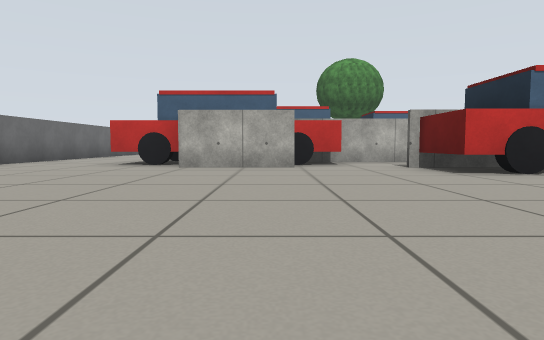
view 1 (above)

18 first-person views from a walk through a Gazebo world. The camera is 0.39 m above the floor, tilts 4° down and sees 75° across. Floor lines are 1 m apart. The floor is counted in squares, 1 m on a side. Each view is taken from the middle of a square. On the plan, view 1 faces up. The plan holds only what a view shows up to about 9 squares ahead; the rest is blank. Simple shapes stand in for some stock models. Surface patterns are stand-ins for the level's own textures.

view 2
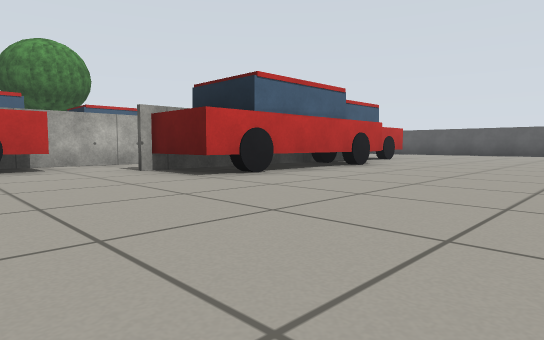

view 3
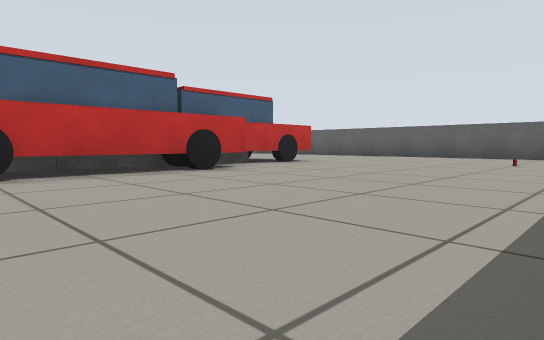

view 4
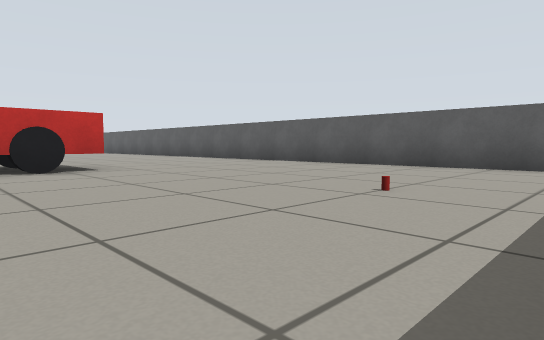

view 5
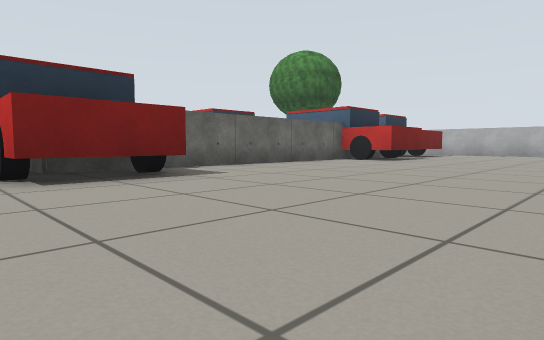

view 6
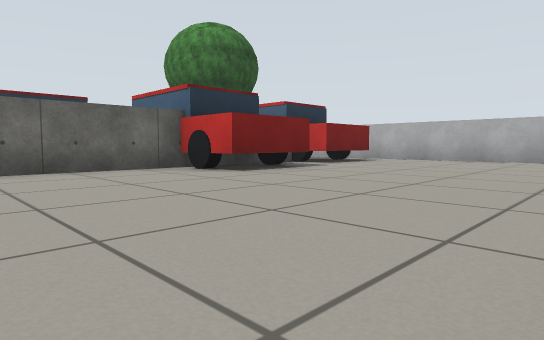

view 7
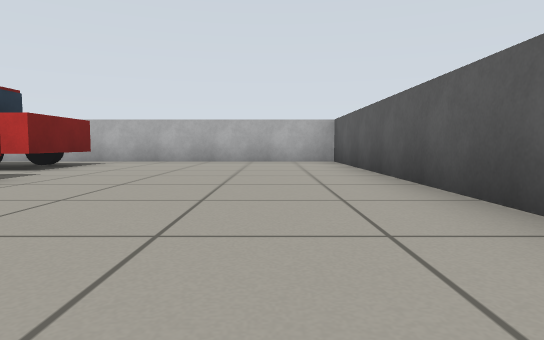

view 8
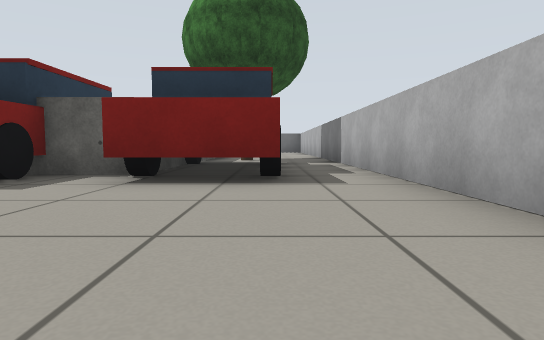

view 9
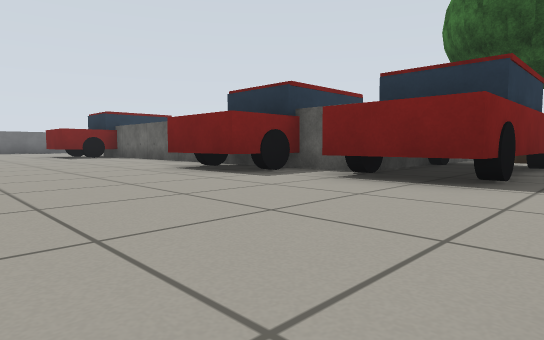

view 10
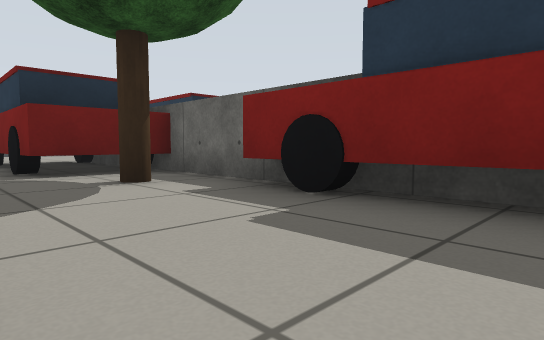

view 11
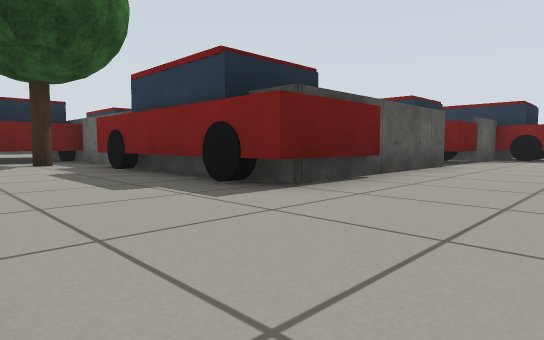

view 12
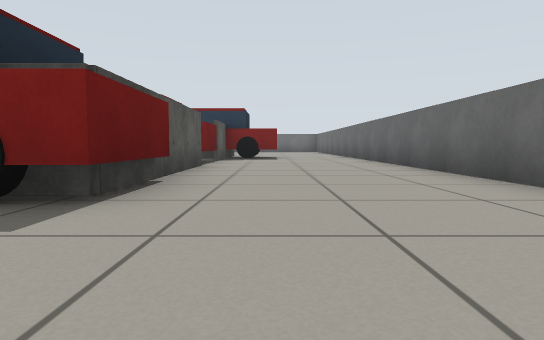

view 13
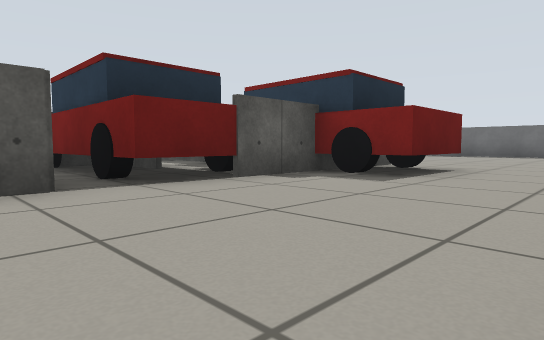

view 14
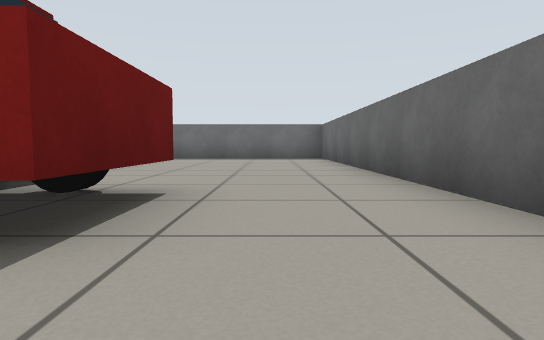

view 15
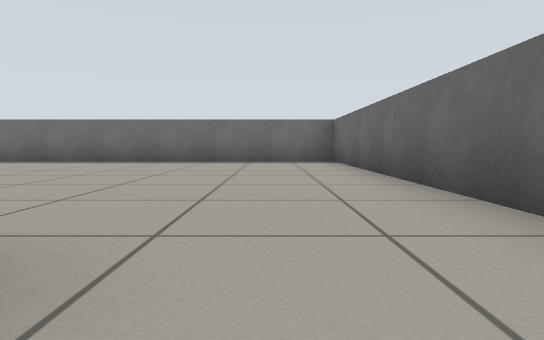

view 16
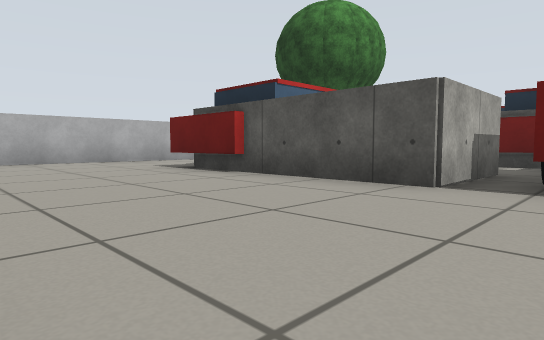

view 17
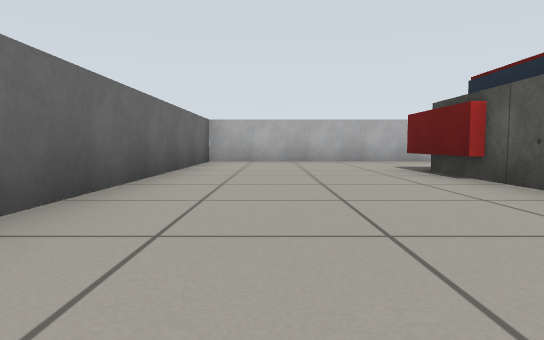

view 18
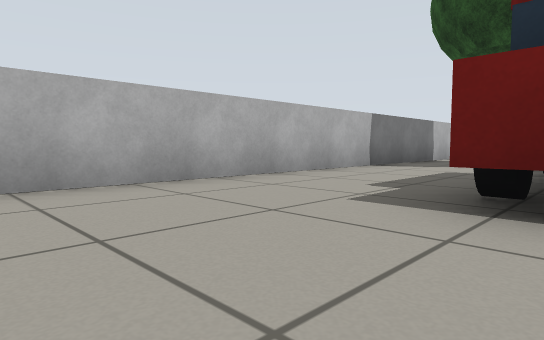

### Floor plan
Key: @ floor where view 1 was taken; # wall or solid block; . floor; C car; T tree; O other object.
Columns run from 6 left of view 1 to 15 right of it. Each row starts with its distance up from view 1.
 20 ######################
 19 #....................#
 18 #..........CCCCC.....#
 17 #.........TCC CC.....#
 16 #...CCCCC######......#
 15 #...CCCC    CCCCC....#
 14 #...#         CCC....#
 13 #...#   #C C  C......#
 12 #...###CCC C  #......
 11 #....CCCC  C  #......
 10 #....CCCC     #......
  9 #...CCC ..    #......
  8 #..CC  C##    #......
  7 #..CCCCC..    CCC....
  6 #....##..CCCC#CCC....#
  5 #........CCCCC.......#
  4 #....................#
  3 #....................#
  2 #....................#
  1 #................O...#
  0 #.....@............
 -1 ##########

Where each view was taken, in squares from view 1:
view 1: 0 up, 0 right, facing up
view 2: 1 up, 0 right, facing up-right
view 3: 0 up, 3 right, facing up-right
view 4: 0 up, 8 right, facing up-right
view 5: 5 up, 14 right, facing up-left
view 6: 10 up, 14 right, facing up-left
view 7: 11 up, 13 right, facing up
view 8: 18 up, 13 right, facing left
view 9: 19 up, 13 right, facing down-left
view 10: 19 up, 0 right, facing down-right
view 11: 19 up, 4 left, facing down-right
view 12: 19 up, 3 left, facing down
view 13: 13 up, 5 left, facing down-right
view 14: 10 up, 4 left, facing down
view 15: 8 up, 4 left, facing down
view 16: 11 up, 5 left, facing up-right
view 17: 11 up, 4 left, facing up
view 18: 16 up, 4 left, facing up-right
